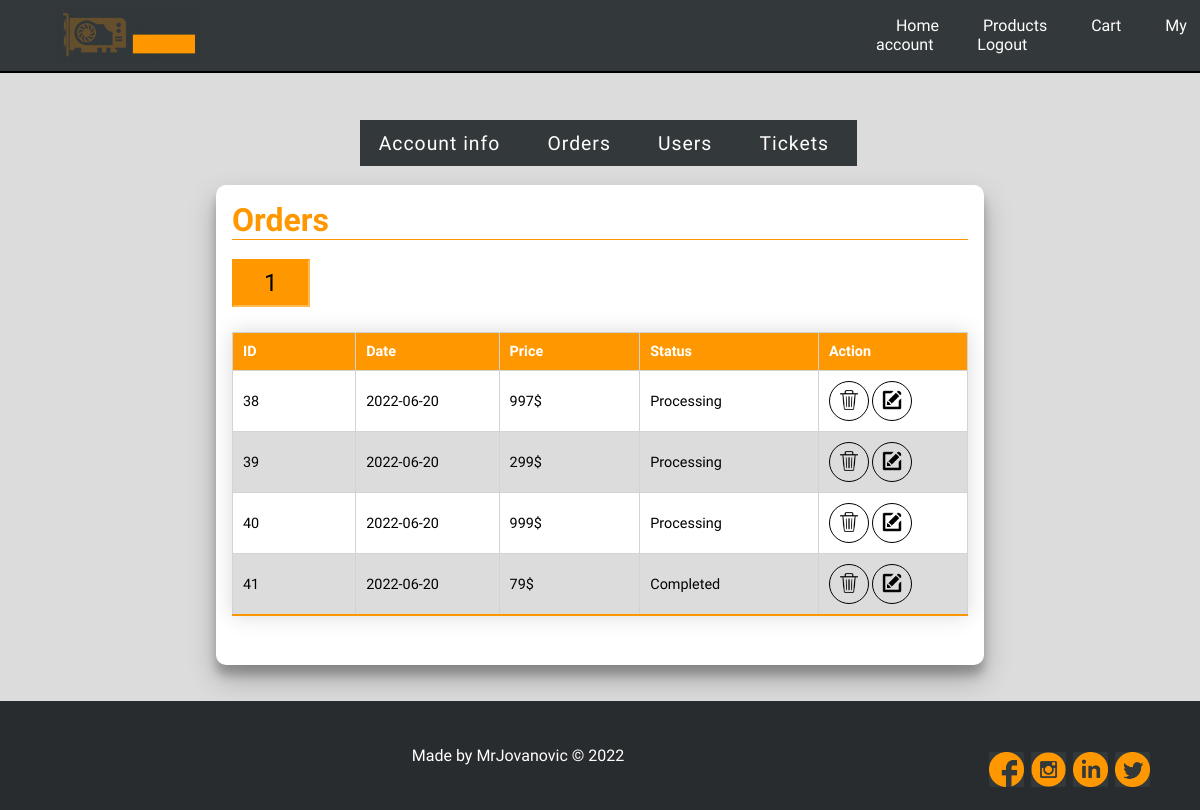
The app's page /my-account/orders/ (signed in) with its own data.
### tables this page shows
CREATE TABLE `orders` (
  `id` int NOT NULL,
  `date` date NOT NULL,
  `user_id` int NOT NULL,
  `additional_info` varchar(255) DEFAULT NULL
);

CREATE TABLE `status` (
  `id` int NOT NULL,
  `name` varchar(255) NOT NULL
);

### connection/connection.php (called while the page is built, shortened)
<?php
class Database
{
    public $mysqli;
    private function db_connect()
    {
        $this->host = 'prodajahardvera.mysql.database.azure.com';
        $this->user = 'prodajahardvera';
        $this->pass = 'Mrjovanovic$';
        $this->db = 'prodajahardvera';
        $this->mysqli = new mysqli($this->host, $this->user, $this->pass, $this->db);
        return $this->mysqli;
    }
    public function executeQuery($sql)
    {
        $result = $this->mysqli->query($sql);
        return $result;
    }
}

### controller/order.php (called while the page is built, shortened)
<?php
    class Order{
        function __construct($id,$date,$price,$status,$userId)
        {
            $this->id = $id;
            $this->date = $date;
            $this->price = $price;
            $this->status = $status;
            $this->userId = $userId;
        }
    }
    class AdminMenuOrder extends Order{
        function __construct($id,$date,$price,$status,$userId,$page)
        {
            $this->page = $page;
        }
    }
?>

### my-account/view/orders.php (the view, shortened to what this page needs)
<?php require_once "../template/navbarLogged.php"; ?>
<div class="shell">
    <div class="buttons-div">
        <?php require_once "../template/accountMenu.php"; ?>
    </div><br>
    <div class="container" id="container">
        <h1>Orders</h1>
        <br>
        <form action="../orders/" method="post">
            <?php while ($i <= $pageCounter) : ?>
                <?php if ($currentPageUser == $i) : ?>
                    <button type="submit" class="page-current" name="page" value="<?= $i ?>"><?= $i ?></button>
                <?php else : ?>
                    <button type="submit" class="page" name="page" value="<?= $i ?>"><?= $i ?></button>
                <?php endif; ?>
                <?php $i++ ?>
            <?php endwhile; ?>
        </form>
        <div>
        <table>
            <thead>
                <tr>
                    <th>ID</th>
                    <th>Date</th>
                    <th>Price</th>
                    <th>Status</th>
                    <th>Action</th>
                </tr>
            </thead>
            <tbody>
                <?php foreach (returnOrdersFromPage($currentPageUser, $orders) as $order) : ?>
                    <tr>
                        <td><?= $order->id ?></td>
                        <td><?= $order->date ?></td>
                        <td><?= $order->price ?>$</td>
                        <td><?= $order->status ?></td>
                        <td>
                            <a href='../orders/?action=removeOrder&orderId=<?= $order->id ?>'>
                                <button class='iconButton'>
                                    <img class='deleteIcon' src='../../images/deleteIcon.png' alt='deleteIcon'>
                                </button>
                            </a>
                            <a href='../edit-order/?action=editOrder&userId=<?= $order->userId ?>&orderId=<?= $order->id ?>'>
                                <button class='iconButton'>
                                    <img class='editIcon' src='../../images/editIcon.png' alt='editIcon'>
                                </button>
                            </a>
                        </td>
                    </tr>
                <?php endforeach; ?>
            </tbody>
        </table>
        </div>
    </div>
</div>
</body>
</html>
<?php require_once "../template/footer.php"; ?>

### css/dashboard.css (style rules this page uses)
* { box-sizing: border-box; font-family: 'Muli', sans-serif; }
.container { padding: 16px; margin: auto; background-color: #fff; border-radius: 10px; box-shadow: 0 14px 28px rgba(0, 0, 0, 0.25), 0 10px 10px rgba(0, 0, 0, 0.22); position: relative; overflow: hidden; width: 768px; max-width: 100%; min-height: 480px; }
a { color: dodgerblue; display:inline-block; }
.buttons-div { margin-left: 30%; display: flex; }
th, td { padding: 10px; width: 5%; border: solid 1px lightgray; }
.deleteIcon { max-width: 20px; max-height: 20px; }
.editIcon { max-width: 20px; max-height: 20px; }
.iconButton { border: solid 1px; border-radius: 100%; min-width: 40px; min-height: 40px; background: none; }
.shell { margin-bottom: 3%; min-height: 66.5vh; position: relative; }
table { border-collapse: collapse; margin: 25px 0; font-size: 0.9em; font-family: sans-serif; box-shadow: 0 0 20px rgba(0, 0, 0, 0.15); }
thead tr { background-color: #FF9800; color: #ffffff; text-align: left; }
tbody tr { border-bottom: 1px solid #dddddd; }
tbody tr:nth-of-type(even) { background-color: gainsboro; }
tbody tr:last-of-type { border-bottom: 2px solid #FF9800; }
h1 { color: #FF9800; border-bottom: thin solid #FF9800; }
.page-current { display:inline-block; text-align:center; font-size: 1.5em; transition: all 0.2s ease-in-out; padding:8px 30px; color: white; border-color: #0067ff; background: #0067ff; text-decoration:none; -webkit-filter: invert(100%); filter: invert(100%); cursor:pointer; }

### css/navbar.css (style rules this page uses)
* { margin: 0; padding: 0; }
body { height: auto; background-size: cover; font-family: "Muli", sans-serif; margin-top: 10%; background-color: gainsboro; }

### css/footer.css (style rules this page uses)
html { height: 100%; }

### records on screen
orders: id "38", date "2022-06-20", price "997"
status: name "Processing"
orders: id "39", date "2022-06-20", price "299"
orders: id "40", date "2022-06-20", price "999"
orders: id "41", date "2022-06-20", price "79"
status: name "Completed"
